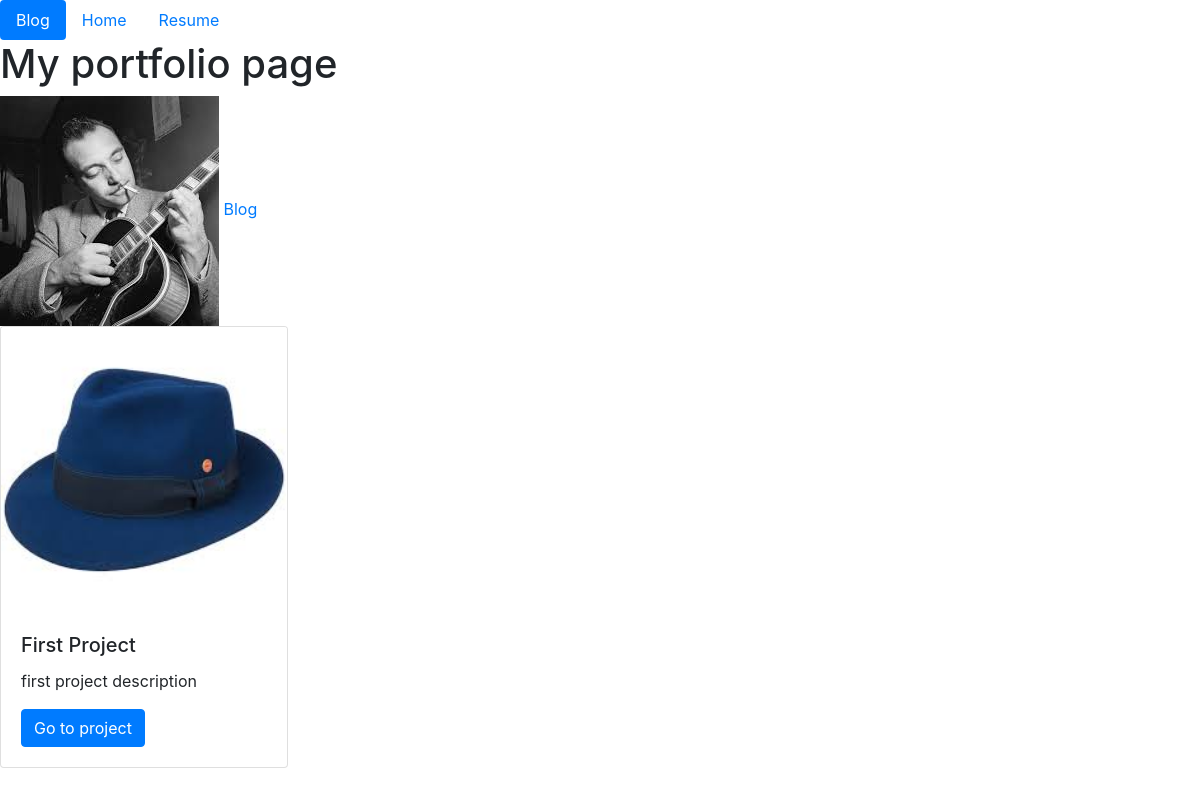
/, run on an earlier commit of the app's database.
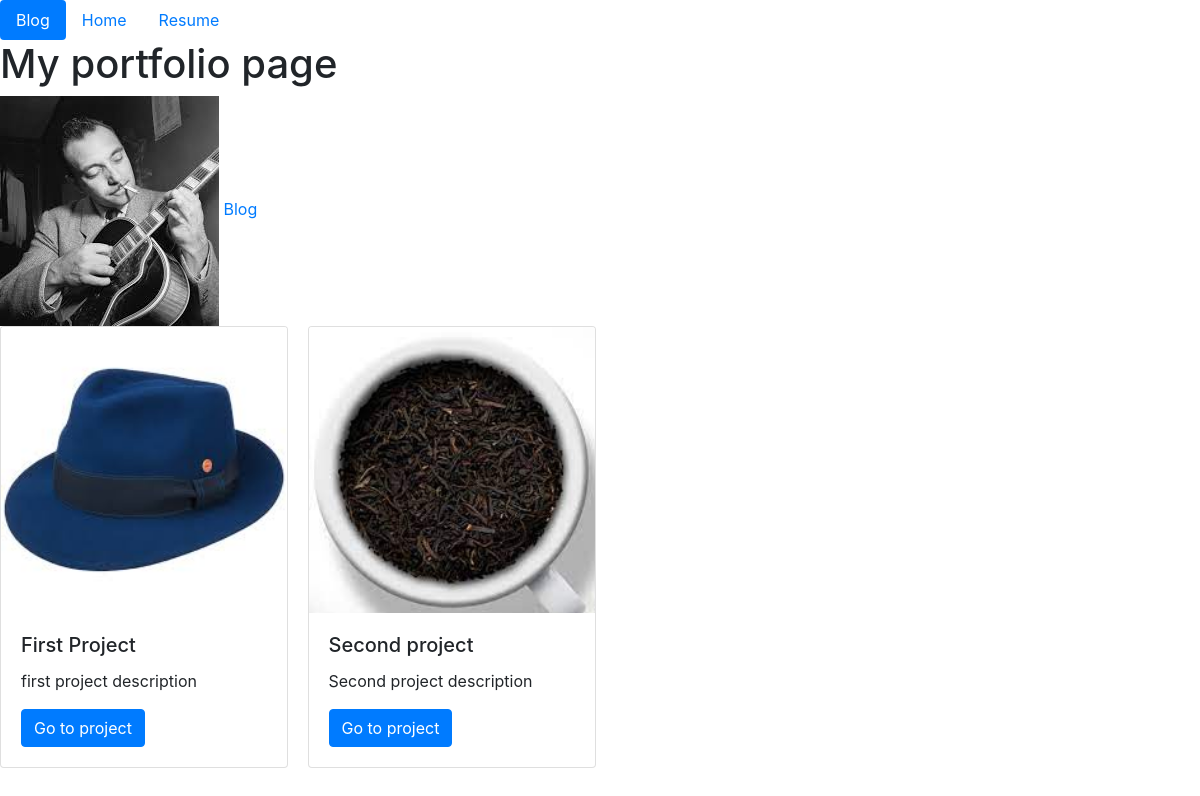
And on a later commit of the database.
### portfolio_app/models.py (models this page shows, shortened)
class Project(models.Model):
    title = models.CharField(max_length=100)
    description = models.CharField(max_length=250)
    image = models.ImageField(upload_to='portfolio/images/')
    url = models.URLField(blank=True)

### portfolio_app/views.py (the view)
# urls.py: path('', index, name='home')
def index(request):
    projects = Project.objects.all()
    context = {'projects': projects}
    return render(request, 'portfolio_app/index.html', context)

### portfolio_app/templates/portfolio_app/index.html
{% extends "portfolio_app/base.html" %} {% block title %}Portfolio{% endblock %}
{%block content %} {% load static %}
<h1>My portfolio page</h1>
<img src="{% static 'portfolio_app/django.jpeg' %}" />
<a href="{% url 'blog:all_blog' %}">Blog </a>
<div class="row">
  {% for project in projects %}
  <div class="col-sm-3">
    <div class="card" style="width: 18rem">
      <img
        class="card-img-top"
        src="{{ project.image.url }}"
        alt="Card image cap"
      />
      <div class="card-body">
        <h5 class="card-title">{{ project.title }}</h5>
        <p class="card-text">{{ project.description }}</p>
        <a href="{{ project.url }}" class="btn btn-primary">Go to project</a>
      </div>
    </div>
  </div>
  {% endfor %}
</div>
{% endblock %}

### portfolio_app/templates/portfolio_app/base.html (shortened to what this page needs)
<!DOCTYPE html>
<html lang="en">
  <head>
    <link
      rel="stylesheet"
      href="https://cdn.jsdelivr.net/npm/bootstrap@4.0.0/dist/css/bootstrap.min.css"
    />
  </head>
  <body>
    {% load static %}
    <ul class="nav nav-pills">
      <li class="nav-item">
        <a class="nav-link active" href="{% url 'blog:all_blog' %}">Blog</a>
      </li>
      <li class="nav-item">
        <a class="nav-link" href="{% url 'home' %}">Home</a>
      </li>
      <li class="nav-item">
        <a class="nav-link" href="{% static 'portfolio_app/ppp.pdf' %}"
          >Resume</a
        >
      </li>
    </ul>
    {% block content %} {% endblock %}
  </body>
</html>

What changed in the data, as far as the page shows it:
added Project: image (picture), title "Second project", description "Second project description"
